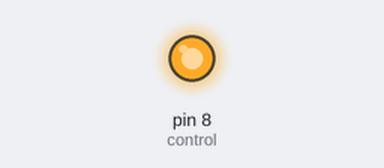
Recording of a sketch running on a simulated Arduino Uno, built with avr-gcc and run on an emulated ATmega328P. On the bench: output pins drawn as LEDs (lit = HIGH).

Above: at 1.0 s.
At 3.0 s:
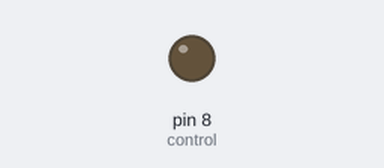
Timing chart, 0 to 5.2 s (numbered marks = the images above):
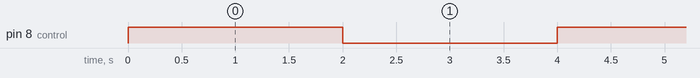

The sketch:

mosfet_on_off.ino
```cpp
 /*
 * IRF520 MOSFET Switch module for Arduino
 * Written by Ahmad Shamshiri for Robojax.com
Date modified: Jun 09, 2018 at 18:58 at Ajax, Ontario, Canada
watch video instruction for this code:https://youtu.be/17vqLv508Uw
 */

#define control 8 // pin that controls the MOSFET

void setup() {
  // IRF520 MOSFET Tutorial by Robojax
  pinMode(control,OUTPUT);// define control pin as output
  Serial.begin(9600);

}

void loop() {
  // IRF520 MOSFET Tutorial by Robojax

  digitalWrite(control,HIGH); // turn the MOSFET Switch ON
  delay(2000);// Wait for 2000 ms or 2 second

  digitalWrite(control,LOW); // Turn the MOSFET Switch OFF
  delay(2000);// Wait for 2000 ms or 2 second


}
```

Measured:
- by itself, pin 8 (control): alternates HIGH for 2.0 s and LOW for 2.0 s
